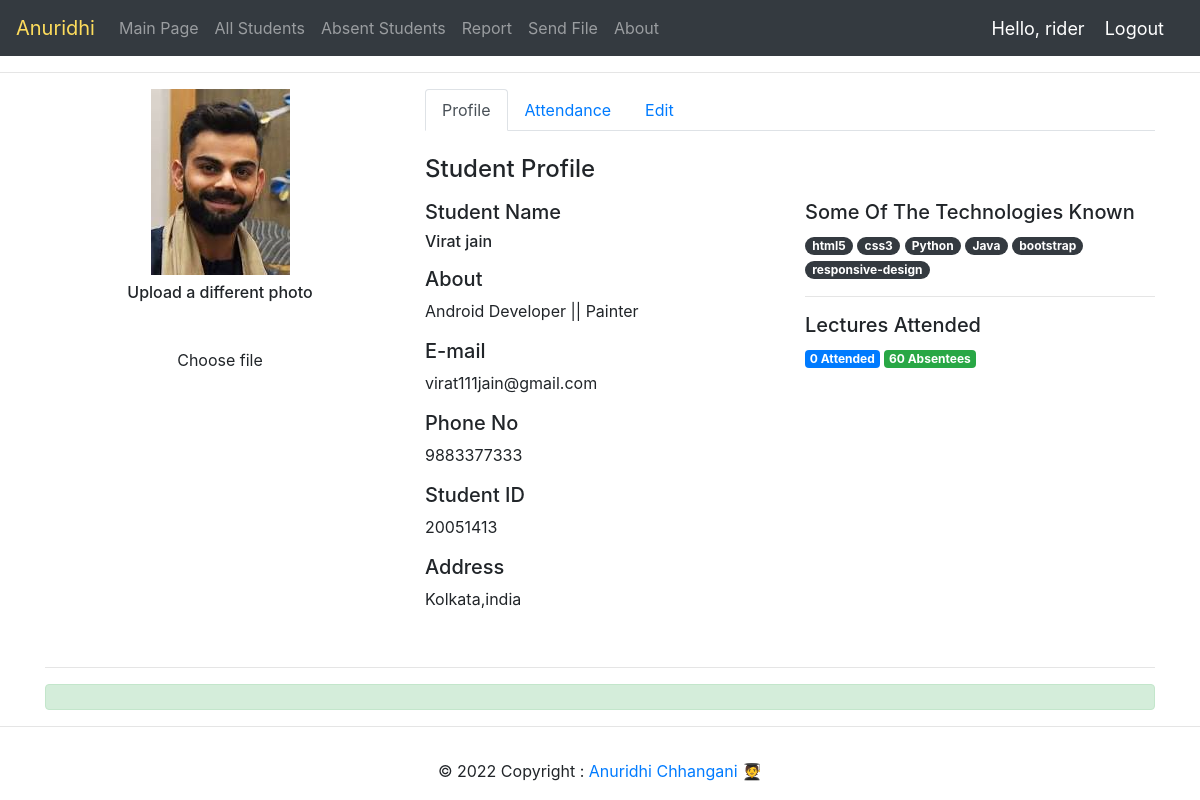
The app's page /profile/20051413/ (signed in) with its own data.
### face_rec/models.py (models this page shows, shortened)
class student_profile(models.Model):
    user=models.OneToOneField(User,null=True,blank=True,on_delete=models.CASCADE)
    student_id = models.CharField(primary_key=True,max_length=20)
    name = models.CharField(max_length=50)
    address = models.CharField(max_length = 100)
    phone = models.CharField(max_length =  50)
    email = models.CharField(max_length = 50)
    description = models.CharField(max_length = 200)
    mark = (
            ('Absent', 'Absent'),
            ('Present', 'Present'),
            )
    attendance = models.CharField(max_length=20,default='Absent', choices=mark)
    profile_pic=models.ImageField(default="static/images/nobody.jpg")

### face_rec/decorators.py (the view)
		def wrapper_func(request,*args,**kwargs):
			group=None
			if request.user.groups.exists():
				group=request.user.groups.all()[0].name
			if group in allowed_roles:
				return view_func(request,*args,**kwargs)
			else:
				return HttpResponse('You are Not Authorized To View This Page')

### face_rec/views.py (called while the page is built, shortened)
@login_required(login_url='login')
@allowed_users(allowed_roles=['teacher','admin','student'])
def profile(request,pk):
    id = int(pk)
    request.FILES
    student=student_profile.objects.filter(student_id=id)
    attendance=student_attendance.objects.filter(roll=id)
    present=student_attendance.objects.filter(roll=pk).count()
    absent=60-present
    context={'student':student,'attendance':attendance,'present':present,'absent':absent}
    return render(request,'face_rec/student_profile.html',context)

### face_rec/templates/face_rec/student_profile.html (shortened to what this page needs)
{% extends 'face_rec/main.html' %}
{% block content %}
<div class="container">
    <div class="row my-2">
        <div class="col-lg-8 order-lg-2">
            <ul class="nav nav-tabs">
                <li class="nav-item">
                    <a href="" data-target="#profile" data-toggle="tab" class="nav-link active">Profile</a>
                </li>
                <li class="nav-item">
                    <a href="" data-target="#attendance" data-toggle="tab" class="nav-link">Attendance</a>
                </li>
                <li class="nav-item">
                    <a href="" data-target="#edit" data-toggle="tab" class="nav-link">Edit</a>
                </li>
            </ul>
            <div class="tab-content py-4">
                <div class="tab-pane active" id="profile">
                    <h4 class="mb-3">Student Profile</h4>
                    {% for students in student %}
                    <div class="row">
                        <div class="col-md-6">
                            <h5>Student Name</h6>
                            <h6>
                            <p>
                                {{students.name}}
                            </p>
                            </h6>
                            <h5>About</h5>
                            <p>
                                {{students.description}}
                            </p>
                            <h5>E-mail</h5>
                            <p>
                                {{students.email}}
                            </p>
                            <h5>Phone No</h5>
                            <p>
                                {{students.phone}}
                            </p>
                            <h5>Student ID</h5>
                            <p>
                                {{students.student_id}}
                            </p>
                            <h5>Address</h5>
                            <p>
                                {{students.address}}
                            </p>                        </div>
                        <div class="col-md-6">
                            <h5>Some Of The Technologies Known</h5>
                            <a href="#" class="badge badge-dark badge-pill">html5</a>
                            <a href="#" class="badge badge-dark badge-pill">css3</a>
                            <a href="#" class="badge badge-dark badge-pill">Python</a>
                            <a href="#" class="badge badge-dark badge-pill">Java</a>
                            <a href="#" class="badge badge-dark badge-pill">bootstrap</a>
                            <a href="#" class="badge badge-dark badge-pill">responsive-design</a>
                            <hr>
                            <h5>Lectures Attended</h5>
                            <span class="badge badge-primary"> {{present}} Attended</span>
                            <span class="badge badge-success"> {{absent}} Absentees</span>
                            {% endfor %}
                        </div>
                    </div>
                </div>
                        {% for students in student %}
            </div>
        </div>
        <div class="col-lg-4 order-lg-1 text-center">
            <img src="{{students.profile_pic.url}}" class="mx-auto img-fluid img-circle d-block" alt="avatar">
            <h6 class="mt-2">Upload a different photo</h6>
            <label class="custom-file">
                <span class="custom-file-control">Choose file</span>
            </label>
        </div>
    </div>
    {% endfor %}
<hr>
<div class="alert alert-success" role="alert">
</div>
</div>
{% endblock %}

### face_rec/templates/face_rec/navbar.html (shortened to what this page needs)
{% load static %}
<nav class="navbar navbar-expand-lg navbar-dark bg-dark">
  	<a class="navbar-brand" href="#" id="logo">Anuridhi</a>
  	<div class="collapse navbar-collapse" id="navbarNav">
    	<ul class="navbar-nav">
      		<li class="nav-item">
        		<a class="nav-link" href="{% url 'home' %}">Main Page</a>
      		</li>
      		<li class="nav-item">
        		<a class="nav-link" href="{% url 'all_students' %}">All Students</a>
      		</li>
          <li class="nav-item">
            <a class="nav-link" href="{% url 'absent_students' %}">Absent Students</a>
          </li>
          <li class="nav-item">
            <a class="nav-link" href="{% url 'report' %}">Report</a>
          </li>
          <li class="nav-item">
            <a class="nav-link" href="{% url 'send_file' %}">Send File</a>
          </li>
          <li class="nav-item">
            <a class="nav-link" href="{% url 'about' %}">About</a>
          </li>
    	</ul>
  	</div>
  <span class="hello-msg">Hello, {{request.user}}</span>
  <span><a class="hello-msg" href="{% url 'logout' %}">  Logout</a></span>
</nav>

### face_rec/templates/face_rec/main.html (style rules this page uses)
#logo { color:#fddc5c; }
body { background-color: #ebeff5; background-image: url(/static/images/student-bg.jpg); }

### face_rec/templates/face_rec/navbar.html (style rules this page uses)
.hello-msg { font-size:18px; color:#fff; margin-right:20px; }

### records on screen
student_profile: name "Virat jain", description "Android Developer || Painter", email "virat111jain@gmail.com", phone "9883377333", student_id "20051413", address "Kolkata,india", present "0", absent "60", profile_pic (picture)

### other values on screen
{{ request.user }} "rider"
